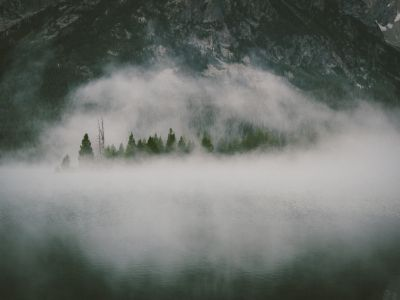
#> input picture p5.jpg, 400 x 300 px
$ python stretching.py
#> lines starting #> are read from the running program, lines starting #| are printed output that depends on the picture
import cv2
import matplotlib.pyplot as plt
from copy import deepcopy
import numpy as np

percent = 0.05
img_path = "./p5.jpg"

# linear stretching params
c = 0
d = 255


# function for stretching
def stretch(value):
    if value < a:
        value = a
    if value > b:
        value = b
    return ((value - a) * (d - c) / (b - a)) + c


# calculate new top and bottom limits of histogram
def calc_limits(y):
    # y = y.transpose()[0]
    area = np.trapz(y, list(range(256)), dx=0)
    print("All area =", area)
    print("Area to subtract =", area * percent)
    # indexes of first non-zero elem from start and end
    non_zeros = np.nonzero(y)[0]
    right = non_zeros[-1]
    left = non_zeros[0]
    print("left =", left, "right =", right)
    part = np.trapz(y[left:right + 1], list(range(left, right + 1)), dx=0)
    print("part =", part)
    # while hist area hasn't decreased by 5%
    while area - part < area * percent:
        new_left = left
        new_right = right
        if y[left] < y[right]:
            new_left += 1
        else:
            new_right -= 1
        part = np.trapz(y[new_left:new_right + 1], list(range(new_left, new_right + 1)), dx=0)
        print("left =", new_left, "right =", new_right)
        print("part =", part)
        if area - part > area * percent:
            return new_left, new_right
        else:
            left = new_left
            right = new_right
    return left, right


# calc_hist
def calc_hist(matrix) -> list:
    histogram = {}

    for index in range(0, 256):
        histogram[index] = 0
    for row in matrix:
        for elem in row:
            for item in elem:
                histogram[item] = histogram.get(item, 0) + 1
    return list(histogram.values())


# read image
image = cv2.imread(img_path)
#> image is the input picture: shape (300, 400, 3); mean B, G, R 107.4, 111.9, 107.1

# calculate first hist
hist = calc_hist(image)
#> after the loop in calc_hist, `for row in matrix:`: histogram = 256 items
#> hist = 256 values, max 4863 at index 45, min 0 at index 0, mean 1406.2
plt.plot(hist, color='b')

a, b = calc_limits(hist)
#> in calc_limits, `area = np.trapz(y, list(range(256)), dx=0)`: area = 360000
#| All area = 360000.0
#| Area to subtract = 18000.0
#> in calc_limits, `non_zeros = np.nonzero(y)[0]`: non_zeros = 179 values from 18 to 199
#> in calc_limits, `right = non_zeros[-1]`: right = 199
#> in calc_limits, `left = non_zeros[0]`: left = 18
#| left = 18 right = 199
#> in calc_limits, `part = np.trapz(y[left:right + 1], list(range(left, right + 1)), dx=0)`: part = 359982.5
#| part = 359982.5
#> the loop in calc_limits, `while area - part < area * percent:` made 30 passes
#> (new_left, new_right, part, left, right) on passes 1 to 12: (19, 199, 359982, 19, 199), (20, 199, 359981.5, 20, 199), (21, 199, 359981, 21, 199), (22, 199, 359980.5, 22, 199), (23, 199, 359979, 23, 199), (24, 199, 359978, 24, 199), (25, 199, 359976.5, 25, 199), (26, 199, 359973.5, 26, 199), (27, 199, 359965, 27, 199), (28, 199, 359944, 28, 199), (29, 199, 359914.5, 29, 199), (30, 199, 359865, 30, 199)
#> (new_left, new_right, part) on pass 30: (37, 188, 341229.5)
#> (printed output is left out)
#> a = 37; b = 188
print("a =", a, "b =", b)
#| a = 37 b = 188

# stretch image
rows = len(image)
#> rows = 300
cols = len(image[0])
#> cols = 400
print("image: rows =", rows, "cols =", cols)
#| image: rows = 300 cols = 400
image2 = deepcopy(image)
image2 = cv2.cvtColor(image2, cv2.COLOR_BGR2HSV)
#> image2: shape (300, 400, 3); mean H, S, V 53.4, 22.9, 112.5
for i in range(rows):
    for j in range(cols):
        _h, _s, _v = image2[i][j]
        _v = stretch(_v)
        image2[i][j] = [_h, _s, _v]
#> image2: shape (300, 400, 3); mean H, S, V 53.4, 22.9, 126.6
image2 = cv2.cvtColor(image2, cv2.COLOR_HSV2BGR)
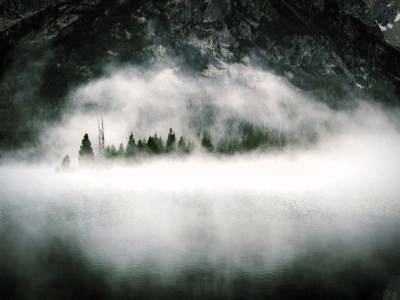
#> image2: shape (300, 400, 3); mean B, G, R 121.9, 125.7, 121.9

# calculate second hist
hist2 = calc_hist(image2)
#> hist2 = 256 values, max 5824 at index 255, min 0 at index 254, mean 1406.2
plt.plot(hist2, color='r')

# show hists on plot
plt.show()
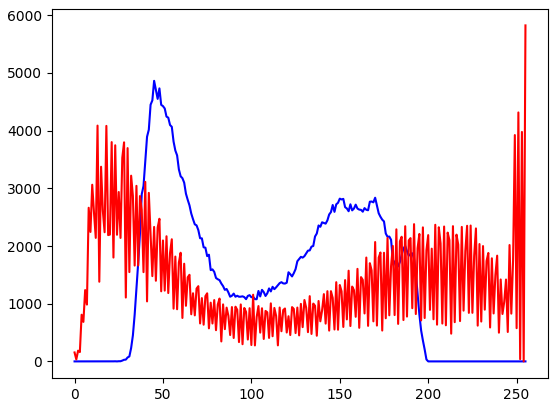
#> figure drawn by matplotlib, 1 panel; curve peaks at x = 45, y = 4863; curve peaks at x = 255, y = 5824

# show images
image = np.hstack((image, image2))
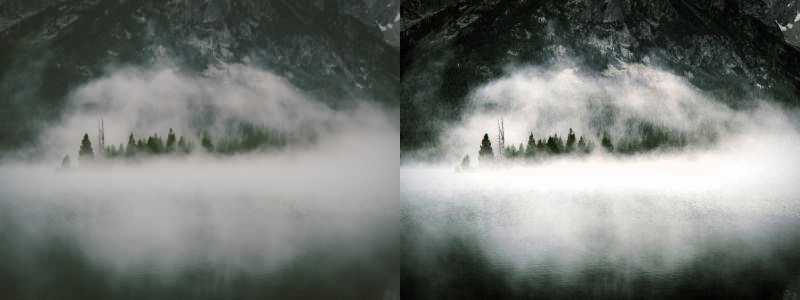
#> image: shape (300, 800, 3); mean B, G, R 114.6, 118.8, 114.5
cv2.imshow("Linear extension", image)
cv2.waitKey(0)
cv2.destroyAllWindows()

$ run again, with p1.jpg copied over p5.jpg
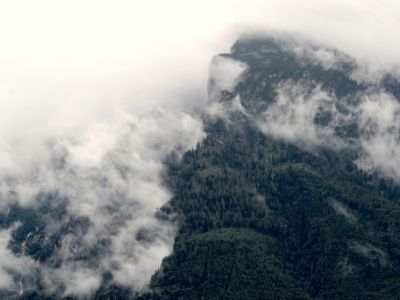
#> input picture p1.jpg, 400 x 300 px
#> image is the input picture: shape (300, 400, 3); mean B, G, R 145.9, 143, 137.6
#> after the loop in calc_hist, `for row in matrix:`: histogram = 256 items
#> hist = 256 values, max 12099 at index 254, min 392 at index 1, mean 1406.2
#> area = 354115
#| All area = 354115.0
#| Area to subtract = 17705.75
#> non_zeros = 256 values from 0 to 255
#> in calc_limits, `right = non_zeros[-1]`: right = 255
#> in calc_limits, `left = non_zeros[0]`: left = 0
#| left = 0 right = 255
#> in calc_limits, `part = np.trapz(y[left:right + 1], list(range(left, right + 1)), dx=0)`: part = 354115
#| part = 354115.0
#> the loop in calc_limits, `while area - part < area * percent:` made 20 passes
#> part on passes 1 to 8: 353347.5, 352933.5, 352454.5, 351884, 351223, 350525, 349774, 348925.5
#> (printed output is left out)
#> a = 20; b = 255
#| a = 20 b = 255
#> rows = 300
#> cols = 400
#| image: rows = 300 cols = 400
#> hist2 = 256 values, max 12260 at index 249, min 545 at index 127, mean 1406.2
#> `plt.show()`:
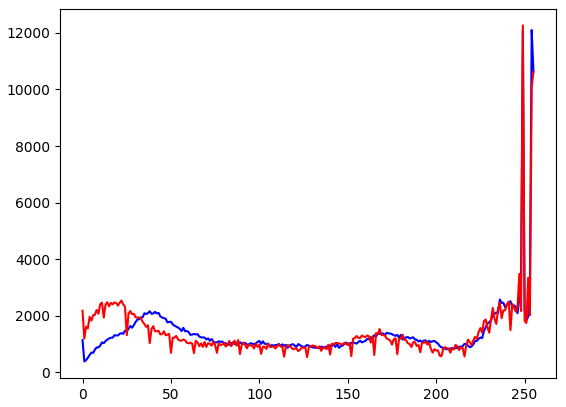
#> figure drawn by matplotlib, 1 panel; curve peaks at x = 254, y = 12099; curve peaks at x = 249, y = 12260
#> `image = np.hstack((image, image2))`:
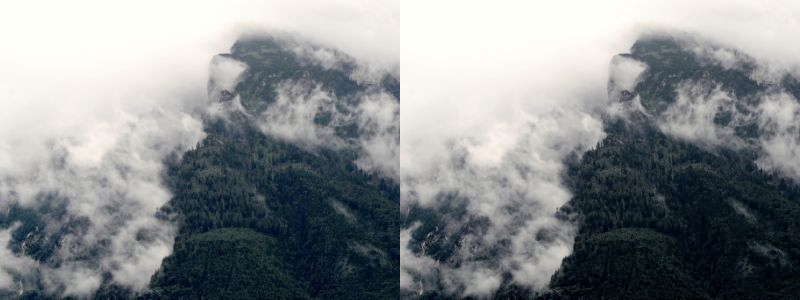
#> image: shape (300, 800, 3); mean B, G, R 141.1, 138.8, 134.4

$ run again, with p2.jpg copied over p5.jpg
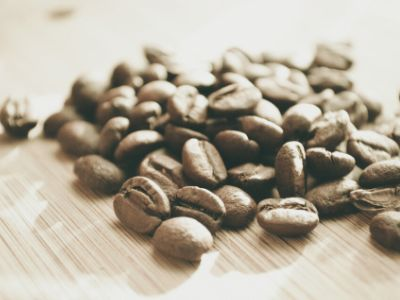
#> input picture p2.jpg, 400 x 300 px
#> image is the input picture: shape (300, 400, 3); mean B, G, R 157.3, 172.5, 180.6
#> after the loop in calc_hist, `for row in matrix:`: histogram = 256 items
#> hist = 256 values, max 13605 at index 236, min 0 at index 0, mean 1406.2
#> area = 360000
#| All area = 360000.0
#| Area to subtract = 18000.0
#> non_zeros = 234 values from 19 to 253
#> in calc_limits, `right = non_zeros[-1]`: right = 253
#> in calc_limits, `left = non_zeros[0]`: left = 19
#| left = 19 right = 253
#> in calc_limits, `part = np.trapz(y[left:right + 1], list(range(left, right + 1)), dx=0)`: part = 359999
#| part = 359999.0
#> the loop in calc_limits, `while area - part < area * percent:` made 46 passes
#> (new_left, new_right, part, left, right) on passes 1 to 8: (19, 252, 359998, 19, 252), (19, 251, 359996, 19, 251), (20, 251, 359995, 20, 251), (21, 251, 359994.5, 21, 251), (22, 251, 359994, 22, 251), (23, 251, 359991, 23, 251), (23, 250, 359988.5, 23, 250), (23, 249, 359986, 23, 249)
#> (printed output is left out)
#> a = 49; b = 237
#| a = 49 b = 237
#> rows = 300
#> cols = 400
#| image: rows = 300 cols = 400
#> `image2 = cv2.cvtColor(image2, cv2.COLOR_HSV2BGR)`:
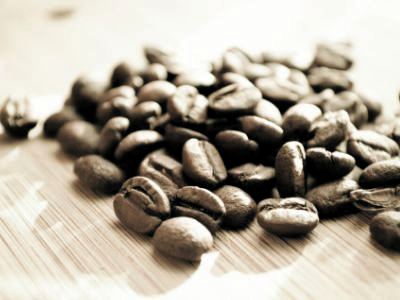
#> image2: shape (300, 400, 3); mean B, G, R 156.8, 170.6, 178.5
#> hist2 = 256 values, max 12770 at index 253, min 307 at index 125, mean 1406.2
#> `image = np.hstack((image, image2))`:
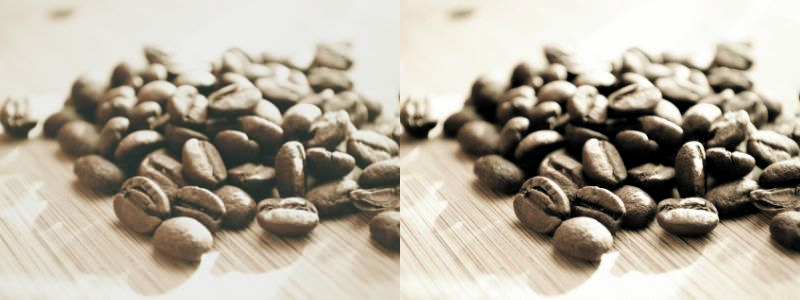
#> image: shape (300, 800, 3); mean B, G, R 157, 171.6, 179.6

$ run again, with p3.jpg copied over p5.jpg
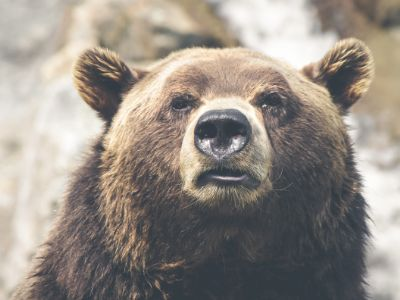
#> input picture p3.jpg, 400 x 300 px
#> image is the input picture: shape (300, 400, 3); mean B, G, R 134.5, 142.5, 150.3
#> after the loop in calc_hist, `for row in matrix:`: histogram = 256 items
#> hist = 256 values, max 5375 at index 65, min 0 at index 0, mean 1406.2
#> area = 359723
#| All area = 359723.0
#| Area to subtract = 17986.15
#> non_zeros = 218 values from 34 to 255
#> in calc_limits, `right = non_zeros[-1]`: right = 255
#> in calc_limits, `left = non_zeros[0]`: left = 34
#| left = 34 right = 255
#> in calc_limits, `part = np.trapz(y[left:right + 1], list(range(left, right + 1)), dx=0)`: part = 359722.5
#| part = 359722.5
#> the loop in calc_limits, `while area - part < area * percent:` made 33 passes
#> (new_left, new_right, part, left, right) on passes 1 to 8: (35, 255, 359722, 35, 255), (36, 255, 359722, 36, 255), (37, 255, 359722, 37, 255), (38, 255, 359721.5, 38, 255), (39, 255, 359721, 39, 255), (40, 255, 359720.5, 40, 255), (41, 255, 359719.5, 41, 255), (42, 255, 359718, 42, 255)
#> (printed output is left out)
#> a = 52; b = 240
#| a = 52 b = 240
#> rows = 300
#> cols = 400
#| image: rows = 300 cols = 400
#> `plt.show()`:
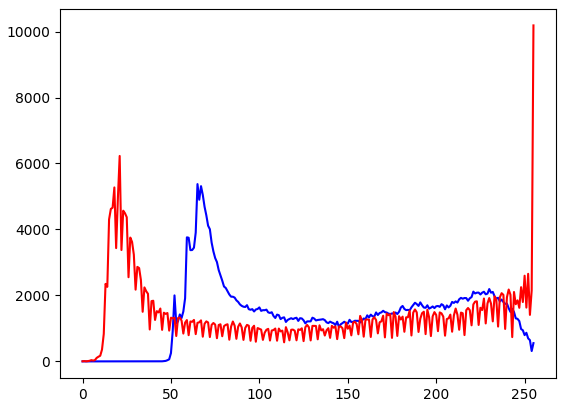
#> figure drawn by matplotlib, 1 panel; curve peaks at x = 65, y = 5375; curve peaks at x = 255, y = 10186
#> `image = np.hstack((image, image2))`:
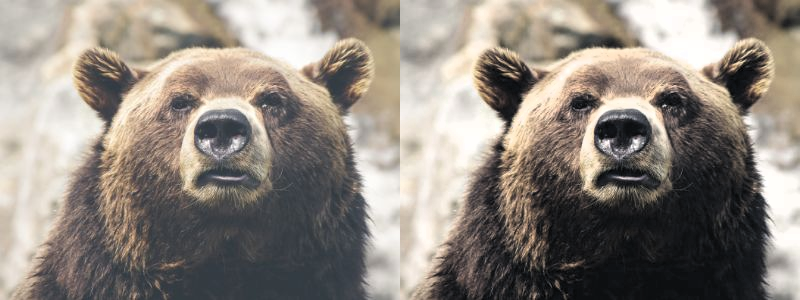
#> image: shape (300, 800, 3); mean B, G, R 126.2, 134.4, 142.3
